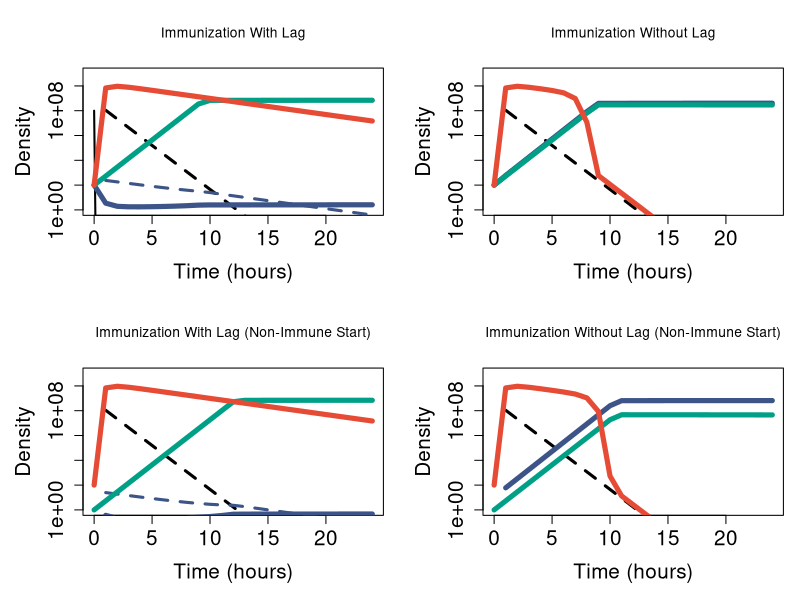

R code for this plot:


#Early infection dynamics

library(deSolve)
library(ggsci)
library(scales)

autoimmunitySystem <- function(t, state, parameters) {
  with(as.list(c(state, parameters)),{
    # rate of change
    V <- max(V,0)
    U <- max(U,0)
    D <- max(D,0)
    SM <- max(SM,0)
    I <- max(I,0)
    Id <- max(Id,0)
    dR <- w*(r0-R) - e*v*R*(U+D+SM)/(z+R)
    dU <- (v*R/(z+R) - delta*V - nu*delta*Vdefective - w)*U
    dI <- delta*U*V - gam*I - w*I 
    dD <- (v*R/(z+R) - w - delta*V)*D + nu*delta*Vdefective*U + phi*Id
    dId <-  delta*D*V - phi*Id - w*Id
    dSM <- ((1-kappa)*v*R/(z+R) - w)*SM
    dV <- w*(v0*(1-frac_defective)-V) + beta*(1-frac_defective)*gam*I - delta*(U+D)*V
    dVdefective <- w*(v0*(frac_defective)-Vdefective) + beta*(frac_defective)*gam*I - delta*(U+D)*Vdefective
    
    # return the rate of change
    list(c(dR,dU,dI,dD,dId,dSM,dV,dVdefective))
  }) # end with(as.list ...
}

# System of ODEs w/out lag
autoimmunitySystemNoLag <- function(t, state, parameters) {
  with(as.list(c(state, parameters)),{
    # rate of change
    V <- max(V,0)
    U <- max(U,0)
    D <- max(D,0)
    SM <- max(SM,0)
    I <- max(I,0)
    Id <- max(Id,0)
    dR <- w*(r0-R) - e*v*R*(U+D+SM)/(z+R)
    dU <- (v*R/(z+R) - delta*V - nu*delta*Vdefective - w)*U
    dI <- delta*U*V - gam*I - w*I 
    dD <- (v*R/(z+R) - w)*D + nu*delta*Vdefective*U
    dId <-  0
    dSM <- ((1-kappa)*v*R/(z+R) - w)*SM
    dV <- w*(v0*(1-frac_defective)-V) + beta*(1-frac_defective)*gam*I - delta*(U+D)*V
    dVdefective <- w*(v0*(frac_defective)-Vdefective) + beta*(frac_defective)*gam*I - delta*(U+D)*Vdefective
    
    # return the rate of change
    list(c(dR,dU,dI,dD,dId,dSM,dV,dVdefective))
  }) # end with(as.list ...
}



getParameters <- function(w=0.3,
                          r0=350,
                          e=5e-7,
                          v=2,
                          z=1,
                          delta=1e-7,
                          mu=1e-7,
                          gam=4/3,
                          beta=80,
                          v0=0,
                          phi=4/3,
                          xi=1/6,
                          kappa=0.05,
                          frac_defective=0.1,
                          nu=mu/frac_defective){
  parameters <- c(w=w,
                  r0=r0,
                  e=e,
                  v=v,
                  z=z,
                  delta=delta,
                  mu=mu,
                  gam=gam,
                  beta=beta,
                  v0=v0,
                  phi=phi,
                  xi=xi,
                  kappa=kappa,
                  frac_defective=frac_defective,
                  nu=nu)
  return(parameters)
}

# Helper function to change initial conditions
getInitial <- function(R=350,
                       U=1e8,
                       I=0,
                       D=100,
                       Id=0,
                       SM=100,
                       V=0,
                       Vdefective=0){
  state <- c(R=R,
             U=U,
             I=I,
             D=D,
             Id=Id,
             SM=SM,
             V=V,
             Vdefective=Vdefective)
  return(state)
}

plotOut <- function(out,main=""){
  par(mar=c(5.1, 5, 4.1, 1))
  plot(out[,"time"],out[,"U"],type="l",
       log="y",ylim=c(1,1e11),lwd=2,main=main,
       xlab="Time (hours)",ylab="Density",
       cex.axis=1.5,cex.lab=1.5,cex.main=1)
  lines(out[,"time"],out[,"I"],col="black",lty=2,lwd=3)
  lines(out[,"time"],out[,"D"],col=pal_npg("nrc")(6)[4],lwd=5)
  lines(out[,"time"],out[,"Id"],col=pal_npg("nrc")(6)[4],lty=2,lwd=3)
  lines(out[,"time"],out[,"SM"],col=pal_npg("nrc")(6)[3],lwd=5)
  lines(out[,"time"],out[,"V"],col=pal_npg("nrc")(6)[1],lwd=5)
  par(mar=c(5.1, 4.1, 4.1, 2.1))
}



times <- seq(0, 24, by = 1)

parameters <- getParameters(kappa=0.01,phi=10)
state <- getInitial(V=100)
out <- ode(y = state, 
           times = times, 
           func = autoimmunitySystem, 
           parms = parameters,
           method="lsoda")

parameters <- getParameters(kappa=0.01,phi=10)
state <- getInitial(V=100)
out_nl <- ode(y = state, 
           times = times, 
           func = autoimmunitySystemNoLag, 
           parms = parameters,
           method="lsoda")

parameters <- getParameters(kappa=0.01,phi=10)
state <- getInitial(V=100,D=0,SM=1)
out_im <- ode(y = state, 
           times = times, 
           func = autoimmunitySystem, 
           parms = parameters,
           method="lsoda")

parameters <- getParameters(kappa=0.01,phi=10)
state <- getInitial(V=100,D=0,SM=1)
out_nl_im <- ode(y = state, 
              times = times, 
              func = autoimmunitySystemNoLag, 
              parms = parameters,
              method="lsoda")

setwd("~/immunelag/DefectivePhage/")
pdf(paste0("ImmunizationLag_defectivephage.pdf"),width=10,height=10)
par(mfrow=c(2,2))
plotOut(out,main=expression("Immunization With Lag"))
plotOut(out_nl,main=expression("Immunization Without Lag"))
plotOut(out_im,main=expression("Immunization With Lag (Non-Immune Start)"))
plotOut(out_nl_im,main=expression("Immunization Without Lag (Non-Immune Start)"))
par(mfrow=c(1,1))
dev.off()
